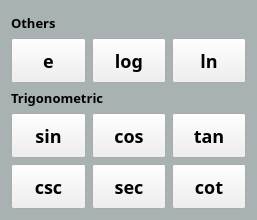
<?xml version="1.0" encoding="UTF-8"?>
<ui version="4.0">
 <class>MoreFunctions</class>
 <widget class="QWidget" name="MoreFunctions">
  <property name="geometry">
   <rect>
    <x>0</x>
    <y>0</y>
    <width>257</width>
    <height>220</height>
   </rect>
  </property>
  <property name="minimumSize">
   <size>
    <width>257</width>
    <height>220</height>
   </size>
  </property>
  <property name="maximumSize">
   <size>
    <width>259</width>
    <height>220</height>
   </size>
  </property>
  <property name="font">
   <font>
    <family>Poppins</family>
   </font>
  </property>
  <property name="windowTitle">
   <string>Form</string>
  </property>
  <property name="styleSheet">
   <string notr="true">#MoreFunctions {
	background-color: rgb(169, 178, 178);
}

QPushButton {
	font-size: 18px;
	font-weight: 500;
}

QLabel {
	font-size: 13px;
	font-weight: 600;
	color: rgb(0, 0, 0);
}</string>
  </property>
  <layout class="QVBoxLayout" name="verticalLayout_3">
   <item>
    <layout class="QVBoxLayout" name="verticalLayout">
     <property name="spacing">
      <number>6</number>
     </property>
     <item alignment="Qt::AlignmentFlag::AlignBottom">
      <widget class="QLabel" name="others_label">
       <property name="text">
        <string>Others</string>
       </property>
      </widget>
     </item>
     <item>
      <layout class="QGridLayout" name="gridLayout_2">
       <item row="0" column="1">
        <widget class="QPushButton" name="log_button">
         <property name="minimumSize">
          <size>
           <width>0</width>
           <height>45</height>
          </size>
         </property>
         <property name="text">
          <string>log</string>
         </property>
        </widget>
       </item>
       <item row="0" column="2">
        <widget class="QPushButton" name="ln_button">
         <property name="minimumSize">
          <size>
           <width>0</width>
           <height>45</height>
          </size>
         </property>
         <property name="text">
          <string>ln</string>
         </property>
        </widget>
       </item>
       <item row="0" column="0">
        <widget class="QPushButton" name="e_button">
         <property name="minimumSize">
          <size>
           <width>0</width>
           <height>45</height>
          </size>
         </property>
         <property name="text">
          <string>e</string>
         </property>
        </widget>
       </item>
      </layout>
     </item>
    </layout>
   </item>
   <item>
    <layout class="QVBoxLayout" name="verticalLayout_2">
     <item>
      <widget class="QLabel" name="trigo_button">
       <property name="text">
        <string>Trigonometric</string>
       </property>
      </widget>
     </item>
     <item>
      <layout class="QGridLayout" name="gridLayout">
       <item row="0" column="0">
        <widget class="QPushButton" name="sin_button">
         <property name="minimumSize">
          <size>
           <width>0</width>
           <height>45</height>
          </size>
         </property>
         <property name="text">
          <string>sin</string>
         </property>
        </widget>
       </item>
       <item row="0" column="1">
        <widget class="QPushButton" name="cos_button">
         <property name="minimumSize">
          <size>
           <width>0</width>
           <height>45</height>
          </size>
         </property>
         <property name="text">
          <string>cos</string>
         </property>
        </widget>
       </item>
       <item row="0" column="2">
        <widget class="QPushButton" name="tan_button">
         <property name="minimumSize">
          <size>
           <width>0</width>
           <height>45</height>
          </size>
         </property>
         <property name="text">
          <string>tan</string>
         </property>
        </widget>
       </item>
       <item row="1" column="0">
        <widget class="QPushButton" name="csc_button">
         <property name="minimumSize">
          <size>
           <width>0</width>
           <height>45</height>
          </size>
         </property>
         <property name="text">
          <string>csc</string>
         </property>
        </widget>
       </item>
       <item row="1" column="1">
        <widget class="QPushButton" name="sec_button">
         <property name="minimumSize">
          <size>
           <width>0</width>
           <height>45</height>
          </size>
         </property>
         <property name="text">
          <string>sec</string>
         </property>
        </widget>
       </item>
       <item row="1" column="2">
        <widget class="QPushButton" name="cot_button">
         <property name="minimumSize">
          <size>
           <width>0</width>
           <height>45</height>
          </size>
         </property>
         <property name="text">
          <string>cot</string>
         </property>
        </widget>
       </item>
      </layout>
     </item>
    </layout>
   </item>
  </layout>
 </widget>
 <resources/>
 <connections/>
</ui>
